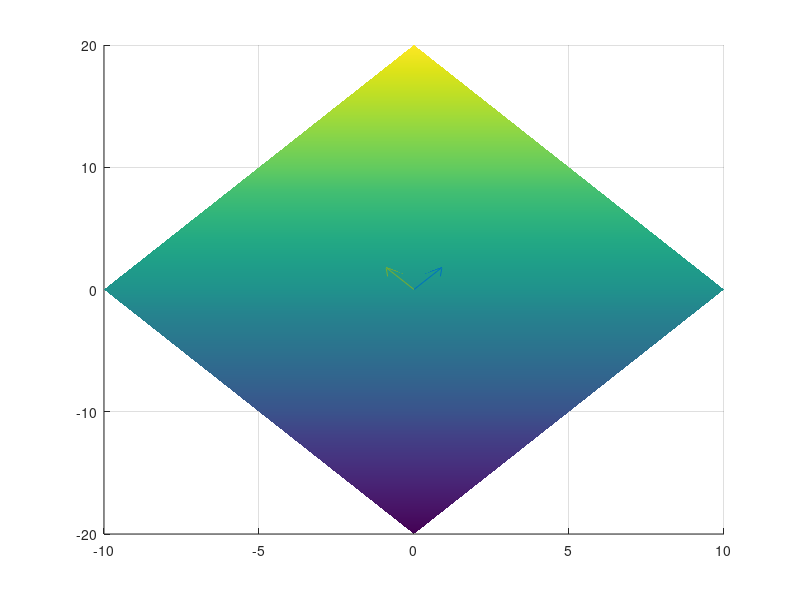

Write the MATLAB code that produced this figure.
clc
clear all


v1 = [1; 2; 3;];
v2 = [-1; 2; 3;];

component_x = @(c1, c2) c1 * v1(1) + c2 * v2(1);
component_y = @(c1, c2) c1 * v1(2) + c2 * v2(2);
component_z = @(c1, c2) c1 * v1(3) + c2 * v2(3);

[C1, C2] = meshgrid(-5:1:5);

disp(component_x(1, 2))
disp(component_y(1, 2))
disp(component_z(1, 2))


figure
surf(component_x(C1, C2), component_y(C1, C2), component_z(C1, C2))

hold on
quiver3(0, 0, 0, v1(1), v1(2), v1(3))

quiver3(0, 0, 0, v2(1), v2(2), v2(3))
hold off

shading('interp')
grid on
view(0, 90)